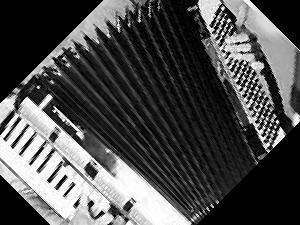
#> input picture rawdata/manmade_accordian_image_0007.jpg, 300 x 225 px, found by its file name
$ python -i update.py   (imports and definitions only)   (older library calls are emulated)
#> lines starting #> are read from the running program, lines starting #| are printed output that depends on the picture; after the words box and inside, x2 and y2 are one past the last pixel; in counts of white or black regions, pixels touching at a corner belong together

import pandas as pd
import numpy as np
import cv2
import math
mypath = "/Users/Sandra/Downloads/AppliedMachineLearningData/rawdata"

fileList = []

# [1 line that did not run here, left out]
# [1 line not run here, left out]
# [1 line that did not run here, left out]
# [1 line not run here, left out]
# [1 line that did not run here, left out]
# [1 line not run here, left out]
finalTestDataFile = pd.read_csv('finalTestData.csv')
#> (reads finalTestData.csv from the repository)
# [1 line not run here, left out]


# [74 lines left out: functions extractFeature, extractFeaturesAll, findSiftFeatures, createDictionary, not called in this run]

def foregroundExtraction(filename):
#> called with filename = 'rawdata/manmade_accordian_image_0007.jpg'
    path = path = "rawdata/";
    img = cv2.imread(path + filename)
#> img is the input picture: shape (225, 300, 3); min 0, max 255, mean 77

    mask = np.zeros(img.shape[:2], np.uint8)

    bgdModel = np.zeros((1, 65), np.float64)
    fgdModel = np.zeros((1, 65), np.float64)

    height, width, channels = img.shape
#> height = 225; width = 300; channels = 3

    rect = (int(width * (.1)), int(height * .1), int(width * (.8)), int(height * .8))
#> rect = (30, 22, 240, 180)

    cv2.grabCut(img, mask, rect, bgdModel, fgdModel, 5, cv2.GC_INIT_WITH_RECT)
    mask2 = np.where((mask == 2) | (mask == 0), 0, 1).astype('uint8')
    img = img * mask2[:, :, np.newaxis]
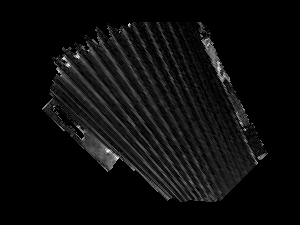
#> img: shape (225, 300, 3); min 0, max 255, mean 12.7

    tmp = cv2.cvtColor(img, cv2.COLOR_BGR2GRAY)
    _, alpha = cv2.threshold(tmp, 0, 255, cv2.THRESH_BINARY)
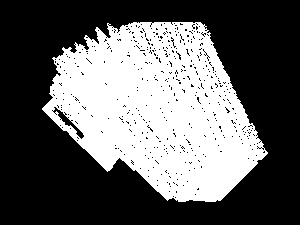
#> alpha: shape (225, 300); 38.5% white; 1 white region, box (x1, y1, x2, y2) and area: (42, 22, 268, 202) 26013
    b, g, r = cv2.split(img)
    rgba = [b, g, r, alpha]
    dst = cv2.merge(rgba, 4)
    word = (filename).split('.', 1)[0]
    return img


    # cv2.imwrite(path + 'foreg_' + word + '.png', dst)

# [97 lines left out: functions colorReduce, fft, update, not called in this run]

    # [16 lines of commented-out code are left out]


# [1 line not run here, left out]

>>> result = foregroundExtraction('rawdata/manmade_accordian_image_0007.jpg')
